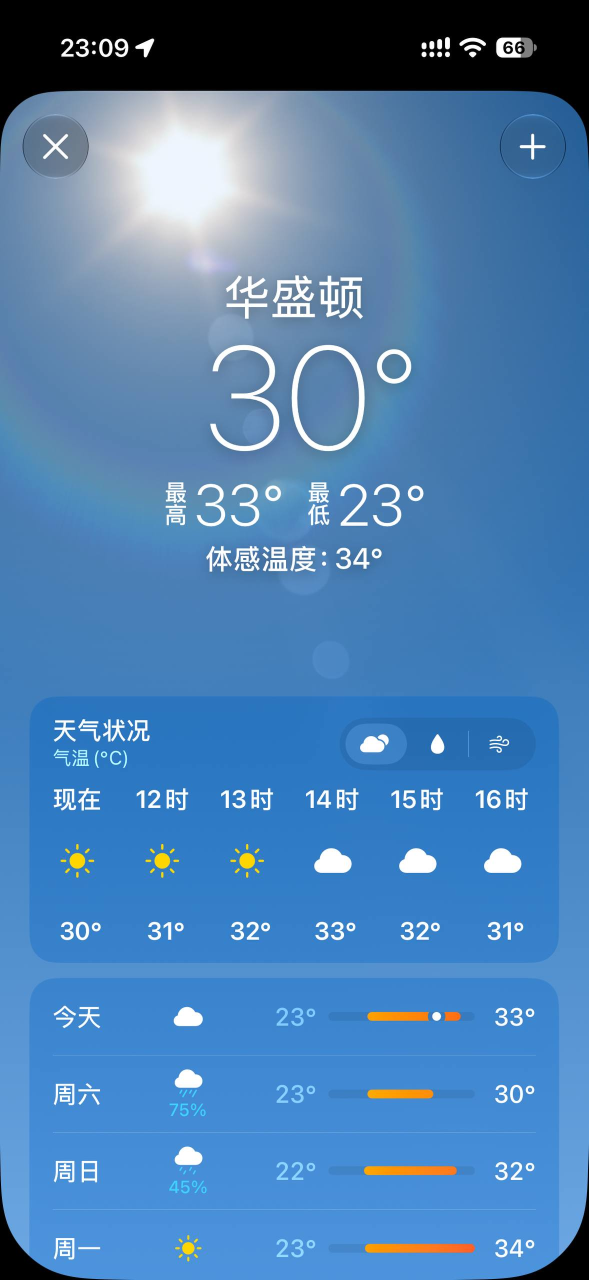
#> input picture docs/benchmarks/apple-references/clear.jpg, 1177 x 2560 px, found by its file name (shown at 1/2 size)
$ python compare_sun.py
#> lines starting #> are read from the running program, lines starting #| are printed output that depends on the picture; long printed decimals are rounded
#!/usr/bin/env python3
"""Compare UI-free solar patches, preserving the user references and assets."""
from pathlib import Path
import json
import numpy as np
from PIL import Image,ImageDraw
root=Path('docs/benchmarks');scene='clear';size=(480,1000)
ref=Image.open(root/'apple-references/clear.jpg').convert('RGB');ref=ref.crop((0,182,ref.width,ref.height)).resize(size)
#> further down, ref is the input picture: PIL image 1177x2560 RGB; mean R, G, B 77.5, 127.8, 178
old=Image.open(root/'sky-reference-captures/sky-clear-bare-0.png').convert('RGB').resize(size)
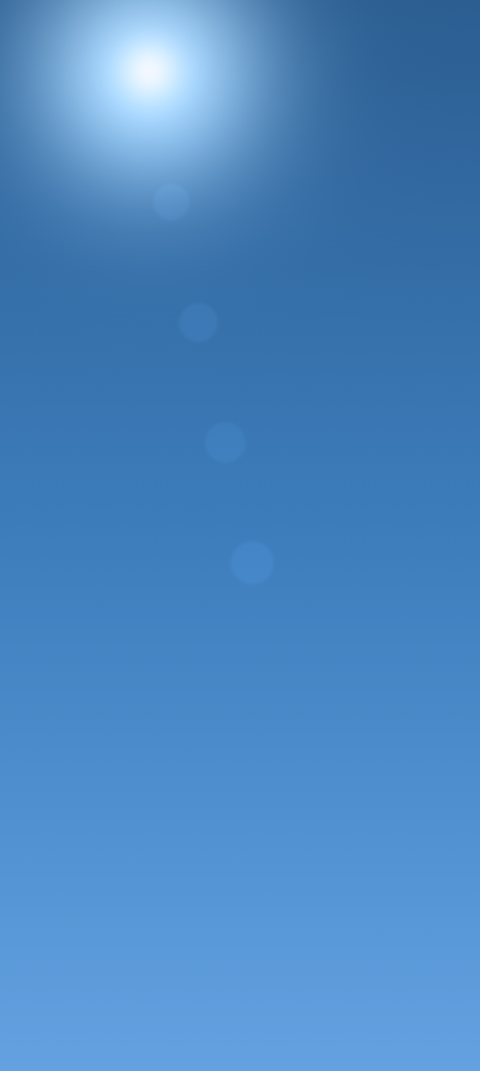
#> input picture docs/benchmarks/sky-reference-captures/sky-clear-bare-0.png, 960 x 2142 px, found by its file name (shown at 1/2 size)
new=Image.open(root/'sky-sun-captures/sky-clear-bare-0.png').convert('RGB').resize(size)
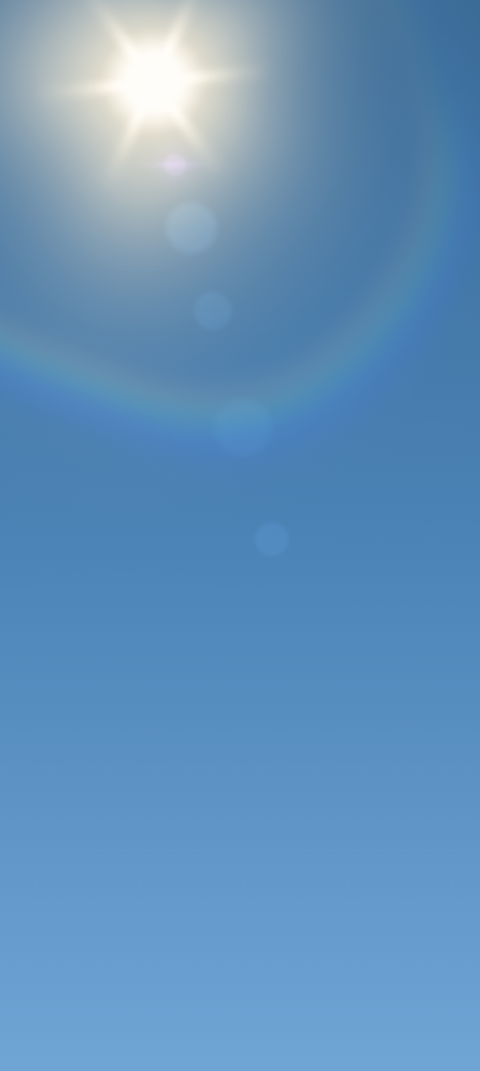
#> input picture docs/benchmarks/sky-sun-captures/sky-clear-bare-0.png, 960 x 2142 px, found by its file name (shown at 1/2 size)
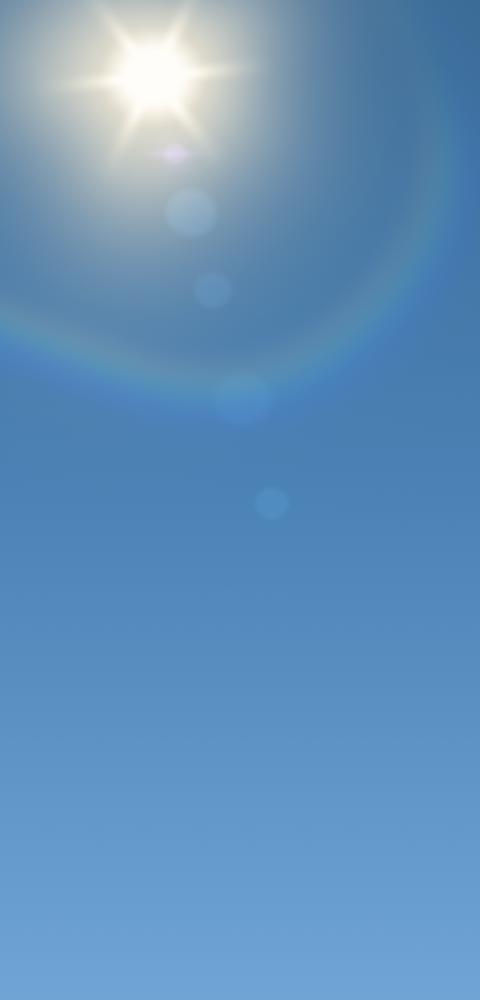
#> new: PIL image 480x1000 RGB; mean R, G, B 99.5, 146.5, 188.3
box=(int(.16*size[0]),int(.015*size[1]),int(.50*size[0]),int(.14*size[1]))
refPatch=np.asarray(ref.crop(box),dtype=float);rows={}
#> after `refPatch = np.asarray(ref.crop(box), dtype=float)`:
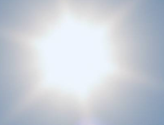
#> refPatch: shape (125, 164, 3) float64; mean R, G, B 200.2, 206, 214.8
for label,im in [('reference',ref),('previous',old),('current',new)]:
 a=np.asarray(im.crop(box),dtype=float)
 rows[label]={'solarPatchRgbMae':float(np.abs(a-refPatch).mean()),'brightCoreFraction':float(np.mean(np.min(a,axis=2)>220))}
#> this loop made 3 passes
#> label on passes 1 to 3: 'reference', 'previous', 'current'
#> pass 3, `a=np.asarray(im.crop(box),dtype=float)`:
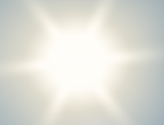
#> a: shape (125, 164, 3) float64; mean R, G, B 221.6, 221.6, 213.5
#> after the loop, rows = 3 items
canvas=Image.new('RGB',(size[0]*3,size[1]+35),'#161c23');draw=ImageDraw.Draw(canvas)
#> after `canvas = Image.new('RGB', (size[0] * 3, size[1] + 35), '#161c23')`:
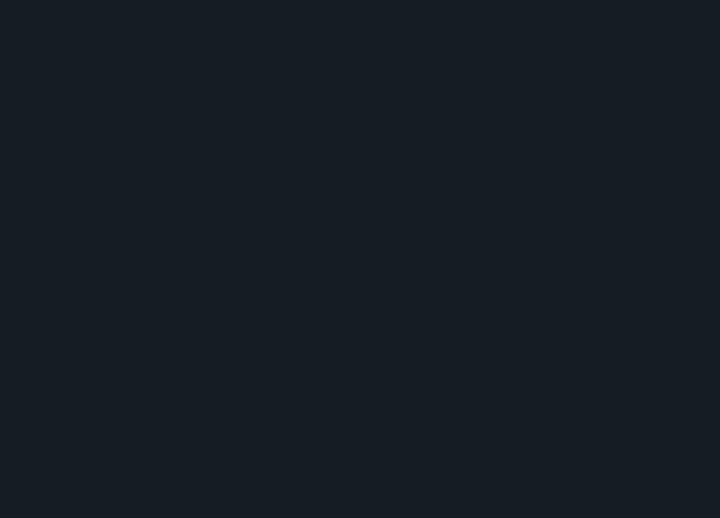
#> canvas: PIL image 1440x1035 RGB (shown at 1/2 size); mean R, G, B 22, 28, 35
for i,(label,im) in enumerate([('Apple reference',ref),('Previous',old),('Current',new)]):
 canvas.paste(im,(i*size[0],35));draw.text((i*size[0]+12,10),label,fill='white')
#> this loop made 3 passes
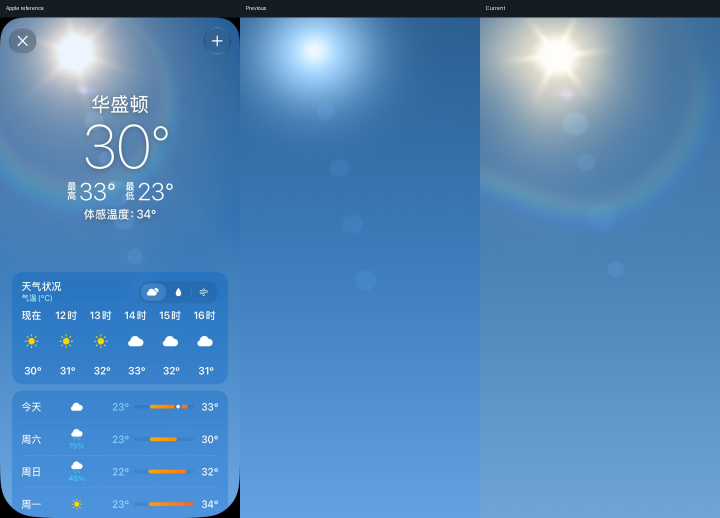
#> canvas: PIL image 1440x1035 RGB (shown at 1/2 size); mean R, G, B 83.7, 135.7, 185.9
canvas.save(root/'sky-sun-captures/sun-before-after.jpg',quality=95)
(root/'sky-sun-captures/solar-metrics.json').write_text(json.dumps({'method':'Crop modal top 182 pixels; normalize to 480x1000; solar patch x=.16:.50,y=.015:.14 avoids UI. RGB MAE is not overall realism; core threshold requires all channels >220.', 'metrics':rows},indent=2))
print(json.dumps(rows,indent=2))
#| {
#|   "reference": {
#|     "solarPatchRgbMae": 0.0,
#|     "brightCoreFraction": 0.3285
#|   },
#|   "previous": {
#|     "solarPatchRgbMae": 24.476,
#|     "brightCoreFraction": 0.04868
#|   },
#|   "current": {
#|     "solarPatchRgbMae": 14.806,
#|     "brightCoreFraction": 0.3162
#> (further printed lines are left out)
